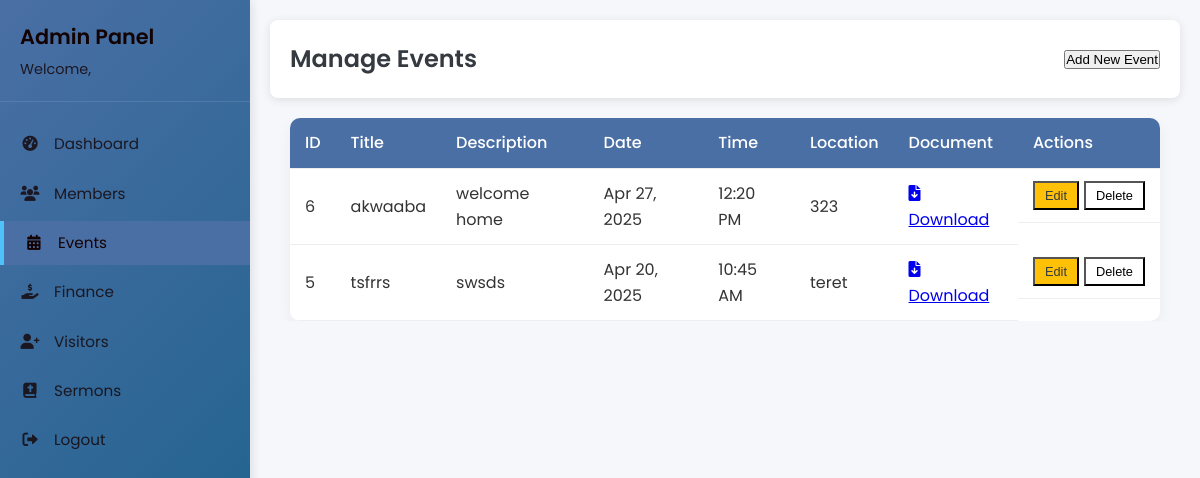
The app's page /adevents.php (signed in) with its own data.
### tables this page shows
CREATE TABLE `events` (
  `id` int(11) NOT NULL,
  `title` varchar(100) NOT NULL,
  `description` text NOT NULL,
  `created_at` timestamp NOT NULL DEFAULT current_timestamp(),
  `event_date` date NOT NULL,
  `event_time` time NOT NULL,
  `location` varchar(100) NOT NULL,
  `document_file` varchar(255) NOT NULL
);

### adevents.php (the view, shortened to what this page needs)
<?php
require_once 'config.php';
$events = [];
$result = $conn->query("SELECT * FROM events ORDER BY event_date DESC, event_time DESC");
if ($result->num_rows > 0) {
    while ($row = $result->fetch_assoc()) {
        $events[] = $row;
    }
}
?>
<!DOCTYPE html>
<html lang="en">
<head>
    <link rel="stylesheet" href="admin.css">
    <link rel="stylesheet" href="https://cdnjs.cloudflare.com/ajax/libs/font-awesome/6.0.0-beta3/css/all.min.css">
</head>
<body>
    <div class="admin-container">
        <aside class="sidebar">
            <div class="sidebar-header">
                <h2>Admin Panel</h2>
                <p>Welcome, <?php echo $_SESSION['admin_username']; ?></p>
            </div>
            <nav class="sidebar-nav">
                <ul>
                    <li><a href="addashboard.php"><i class="fas fa-tachometer-alt"></i> Dashboard</a></li>
                    <li><a href="members.php"><i class="fas fa-users"></i> Members</a></li>
                    <li class="active"><a href="adevents.php"><i class="fas fa-calendar-alt"></i> Events</a></li>
                    <li><a href="adfinance.php"><i class="fas fa-hand-holding-usd"></i> Finance</a></li>
                    <li><a href="advisitors.php"><i class="fas fa-user-plus"></i> Visitors</a></li>
                    <li><a href="sermons.php"><i class="fas fa-bible"></i> Sermons</a></li>
                    <li><a href="addashboard.php"><i class="fas fa-sign-out-alt"></i> Logout</a></li>
                </ul>
            </nav>
        </aside>
        <main class="admin-content">
            <header class="admin-header">
                <h1>Manage Events</h1>
                <button id="addEventBtn" class="btn btn-primary">Add New Event</button>
            </header>
            <div class="table-responsive">
                <table class="data-table">
                    <thead>
                        <tr>
                            <th>ID</th>
                            <th>Title</th>
                            <th>Description</th>
                            <th>Date</th>
                            <th>Time</th>
                            <th>Location</th>
                            <th>Document</th>
                            <th>Actions</th>
                        </tr>
                    </thead>
                    <tbody>
                        <?php if (empty($events)): ?>
                            <tr>
                                <td colspan="8">No events found</td>
                            </tr>
                        <?php else: ?>
                            <?php foreach ($events as $event): ?>
                                <tr>
                                    <td><?php echo $event['id']; ?></td>
                                    <td><?php echo htmlspecialchars($event['title']); ?></td>
                                    <td><?php echo htmlspecialchars($event['description']); ?></td>
                                    <td><?php echo date('M j, Y', strtotime($event['event_date'])); ?></td>
                                    <td><?php echo date('g:i A', strtotime($event['event_time'])); ?></td>
                                    <td><?php echo htmlspecialchars($event['location']); ?></td>
                                    <td>
                                        <?php if ($event['document_file']): ?>
                                            <a href="../uploads/<?php echo $event['document_file']; ?>" target="_blank" class="btn-download">
                                                <i class="fas fa-file-download"></i> Download
                                            </a>
                                        <?php else: ?>
                                            No document
                                        <?php endif; ?>
                                    </td>
                                    <td class="actions">
                                        <button class="btn btn-sm btn-edit" data-id="<?php echo $event['id']; ?>">Edit</button>
                                        <form method="POST" style="display:inline;">
                                            <button type="submit" name="delete_event" class="btn btn-sm btn-delete" onclick="return confirm('Are you sure you want to delete this event?')">Delete</button>
                                        </form>
                                    </td>
                                </tr>
                            <?php endforeach; ?>
                        <?php endif; ?>
                    </tbody>
                </table>
            </div>
        </main>
    </div>
</body>
</html>

### admin.css (style rules this page uses)
.admin-container { display: flex; min-height: 100vh; }
.sidebar { width: 250px; background-color: var(--dark-color); color: rgb(19, 2, 2); padding: 20px 0; position: fixed; height: 100%; }
.sidebar-header { padding: 0 20px 20px; border-bottom: 1px solid rgba(255, 255, 255, 0.1); margin-bottom: 20px; }
.sidebar-header h2 { font-size: 1.3rem; margin-bottom: 5px; }
.sidebar-header p { font-size: 0.9rem; opacity: 0.8; }
.sidebar-nav ul { list-style: none; }
.sidebar-nav li { margin-bottom: 5px; }
.sidebar-nav a { display: block; padding: 10px 20px; color: rgba(19, 3, 3, 0.8); transition: all 0.3s ease; }
.sidebar-nav a i { margin-right: 10px; width: 20px; text-align: center; }
.sidebar-nav li.active a { background-color: var(--primary-color); color: rgb(20, 2, 2); }
.admin-content { flex: 1; margin-left: 250px; background-color: #f5f7fa; min-height: 100vh; }
.admin-header { background-color: white; padding: 20px; box-shadow: 0 2px 10px rgba(0, 0, 0, 0.1); margin-bottom: 20px; display: flex; justify-content: space-between; align-items: center; }
.admin-header h1 { font-size: 1.5rem; color: var(--dark-color); }
.table-responsive { overflow-x: auto; padding: 0 20px; }
.data-table { width: 100%; border-collapse: collapse; background-color: white; border-radius: 10px; overflow: hidden; box-shadow: 0 5px 15px rgba(0, 0, 0, 0.05); }
.data-table th, .data-table td { padding: 12px 15px; text-align: left; border-bottom: 1px solid #eee; }
.data-table th { background-color: var(--primary-color); color: white; font-weight: 500; }
.data-table .actions { display: flex; gap: 5px; }
.btn-sm { padding: 5px 10px; font-size: 0.8rem; }
.btn-edit { background-color: var(--warning-color); color: var(--dark-color); }
.btn-delete { background-color: var(--error-color); color: white; }

### adevents.php (style rules this page uses)
:root { --primary-color: #4a6fa5; --secondary-color: #166088; --accent-color: #4fc3f7; --light-color: #f8f9fa; --dark-color: #343a40; --success-color: #28a745; --warning-color: #ffc107; --danger-color: #dc3545; --sidebar-width: 250px; --header-height: 80px; }
* { margin: 0; padding: 0; box-sizing: border-box; }
body { font-family: 'Poppins', sans-serif; background-color: #f5f7fa; color: #333; line-height: 1.6; }
.admin-container { display: flex; min-height: 100vh; }
.sidebar { width: var(--sidebar-width); background: linear-gradient(135deg, var(--primary-color), var(--secondary-color)); color: white; padding: 20px 0; position: fixed; height: 100vh; box-shadow: 2px 0 10px rgba(0, 0, 0, 0.1); z-index: 100; }
.sidebar-header { padding: 0 20px 20px; border-bottom: 1px solid rgba(255, 255, 255, 0.1); margin-bottom: 20px; }
.sidebar-header h2 { font-size: 1.5rem; font-weight: 600; margin-bottom: 5px; }
.sidebar-header p { font-size: 0.9rem; opacity: 0.8; }
.sidebar-nav ul { list-style: none; }
.sidebar-nav li { margin-bottom: 5px; }
.sidebar-nav a { display: flex; align-items: center; padding: 12px 20px; color: white; text-decoration: none; transition: all 0.3s ease; font-size: 0.95rem; }
.btn-delete { background: #e74c3c; color: black !important; }
.sidebar-nav a i { margin-right: 10px; width: 20px; text-align: center; }
.sidebar-nav .active a { background-color: rgba(255, 255, 255, 0.2); border-left: 4px solid var(--accent-color); }
.admin-content { flex: 1; margin-left: var(--sidebar-width); padding: 20px; }
.admin-header { background-color: white; padding: 20px; border-radius: 8px; box-shadow: 0 2px 10px rgba(0, 0, 0, 0.05); margin-bottom: 20px; }
.admin-header h1 { font-size: 1.8rem; color: var(--dark-color); font-weight: 600; }

### records on screen
events: id "6", title "akwaaba", description "welcome home", event_date "Apr 27, 2025", event_time "12:20 PM", location "323"
events: id "5", title "tsfrrs", description "swsds", event_date "Apr 20, 2025", event_time "10:45 AM", location "teret"
